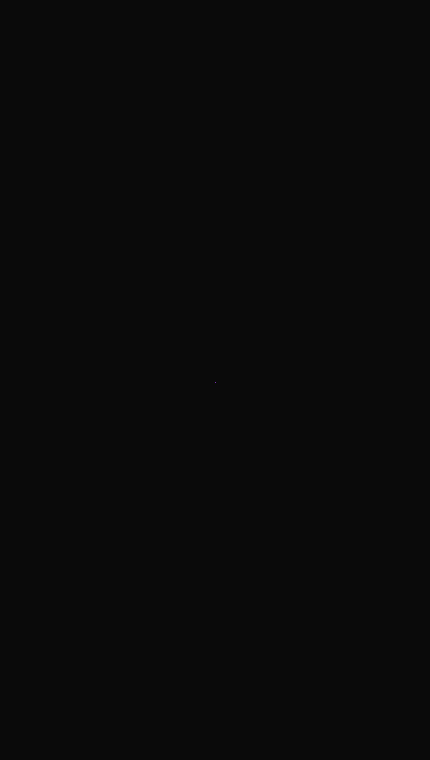
Frame 1 (no input)
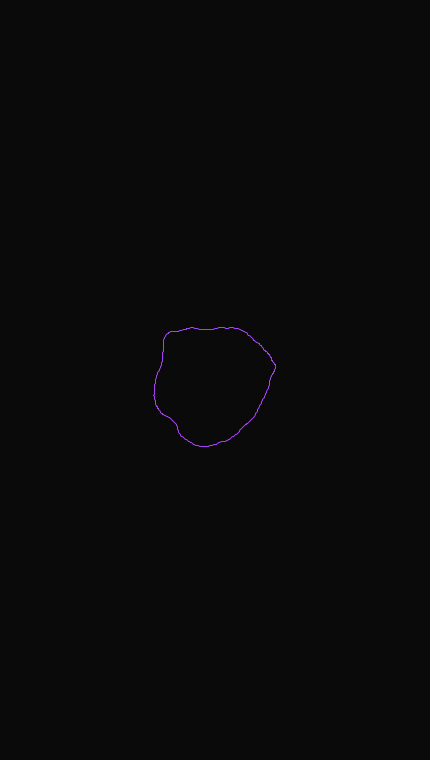
Frame 60 (the mouse pressed at the canvas centre just before this capture)
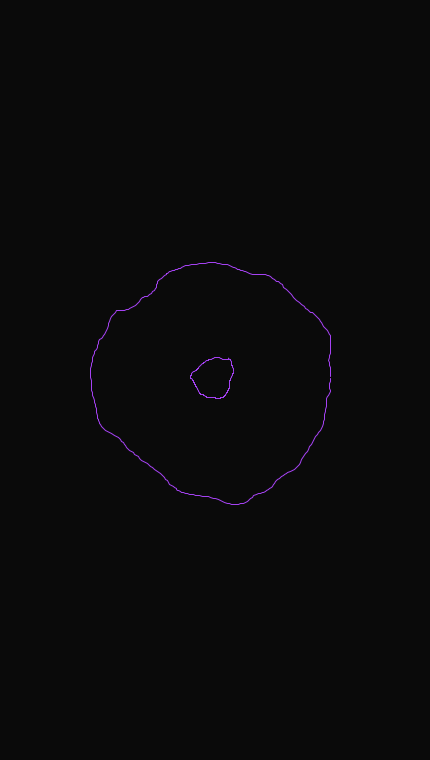
Frame 120 (the mouse held since frame 60 and released just before this capture)

The Processing sketch that drew these frames (run headless with seeded random() and noise(); from frame 60 on, the mouse is pressed at the canvas centre):

// Processing sketch: expanders
// ── expanders.pde
ArrayList<Circle> circs = new ArrayList<Circle>();

float r = random(0, 256);
float g = random(0, 256);
float b = random(0, 256);

int counter = 0;

void setup(){
  size(430, 760);
  
  for (int i = 0; i < 1; i++){
    circs.add(new Circle(width/2, height/2, r, g, b));
  }
  
}


void draw(){
  background(color(10, 10, 10));
  
  for (int i = 0; i < circs.size(); i++){
    circs.get(i).update();
  }
  
  if(counter > 100){
    circs.add(new Circle(width/2, height/2, r, g, b));
    counter = 0;
  }
  counter++;
}

// ── circle.pde
class Circle {

  float r;
  float g;
  float b;
  
  float x;
  float y;

  float rad = 0;
  float noiseScale = random(.01, .03); //.01;
  float noiseAmount = 20;
  int N = 360;

  Circle(float x, float y, float r, float g, float b) {
    this.x = x;
    this.y = y;
    this.r = r;
    this.g = g;
    this.b = b;
  }

  public void update() {

    stroke(color(this.r, this.g, this.b));
    noFill();

    pushMatrix();
    colorMode(RGB);

    beginShape();
    for (int i=0; i<N; i++) {
      x = width/2 + rad*cos(TWO_PI*i/N);
      y = height/2 + rad*sin(TWO_PI*i/N);
      //x += map(noise(noiseScale*x, noiseScale*y, 0), 0, 1, -noiseAmount, noiseAmount);
      //y += map(noise(noiseScale*x, noiseScale*y, 1), 0, 1, -noiseAmount, noiseAmount);
      x += map(noise(noiseScale*x, noiseScale*y, 0), 0, 1, -noiseAmount, noiseAmount);
      y += map(noise(noiseScale*x, noiseScale*y, 1), 0, 1, -noiseAmount, noiseAmount);
      vertex(x, y);
    }
    endShape();
    rad++;
    
    popMatrix();
  }
}
